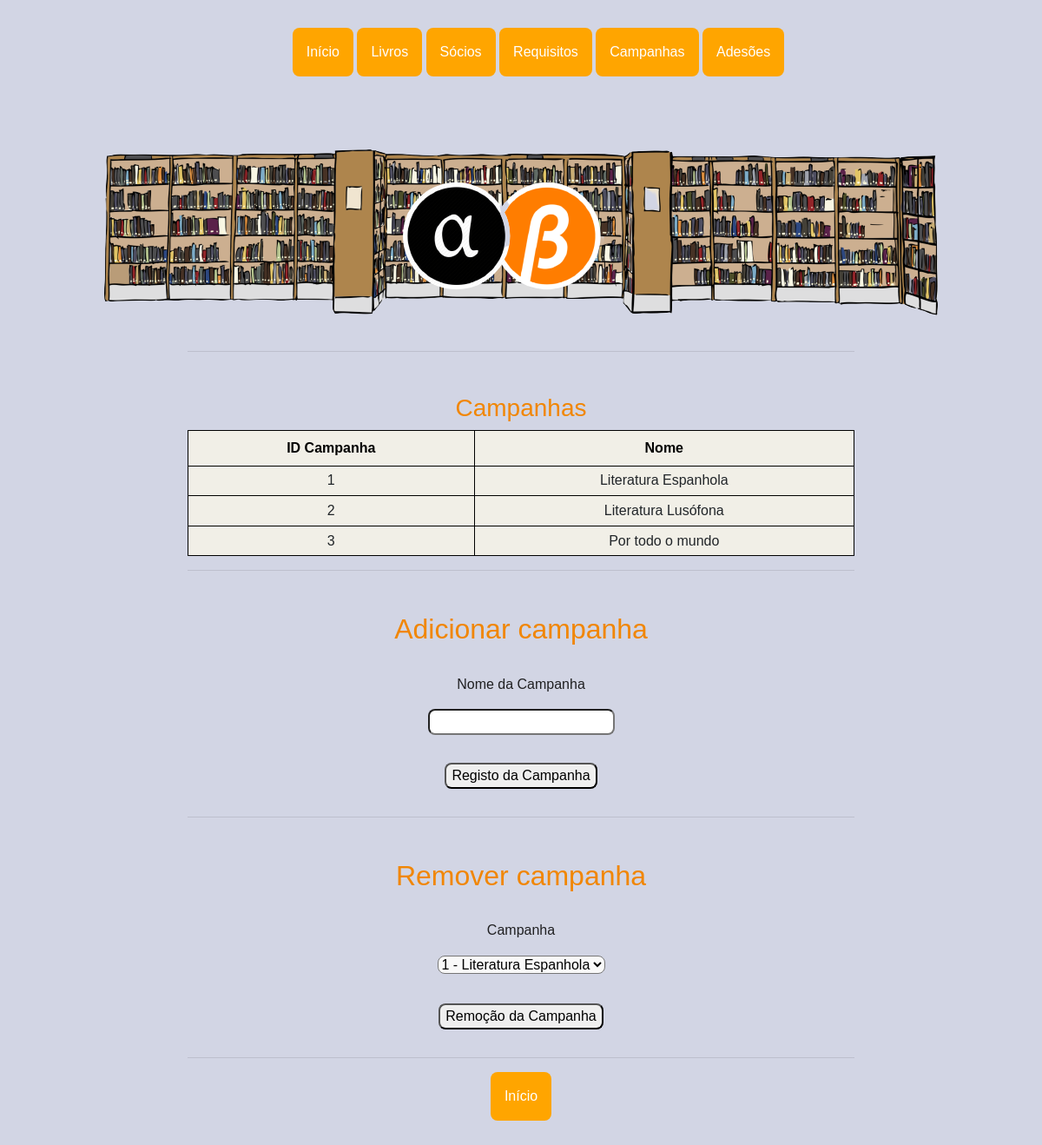
The app's page /campanhas, older data.
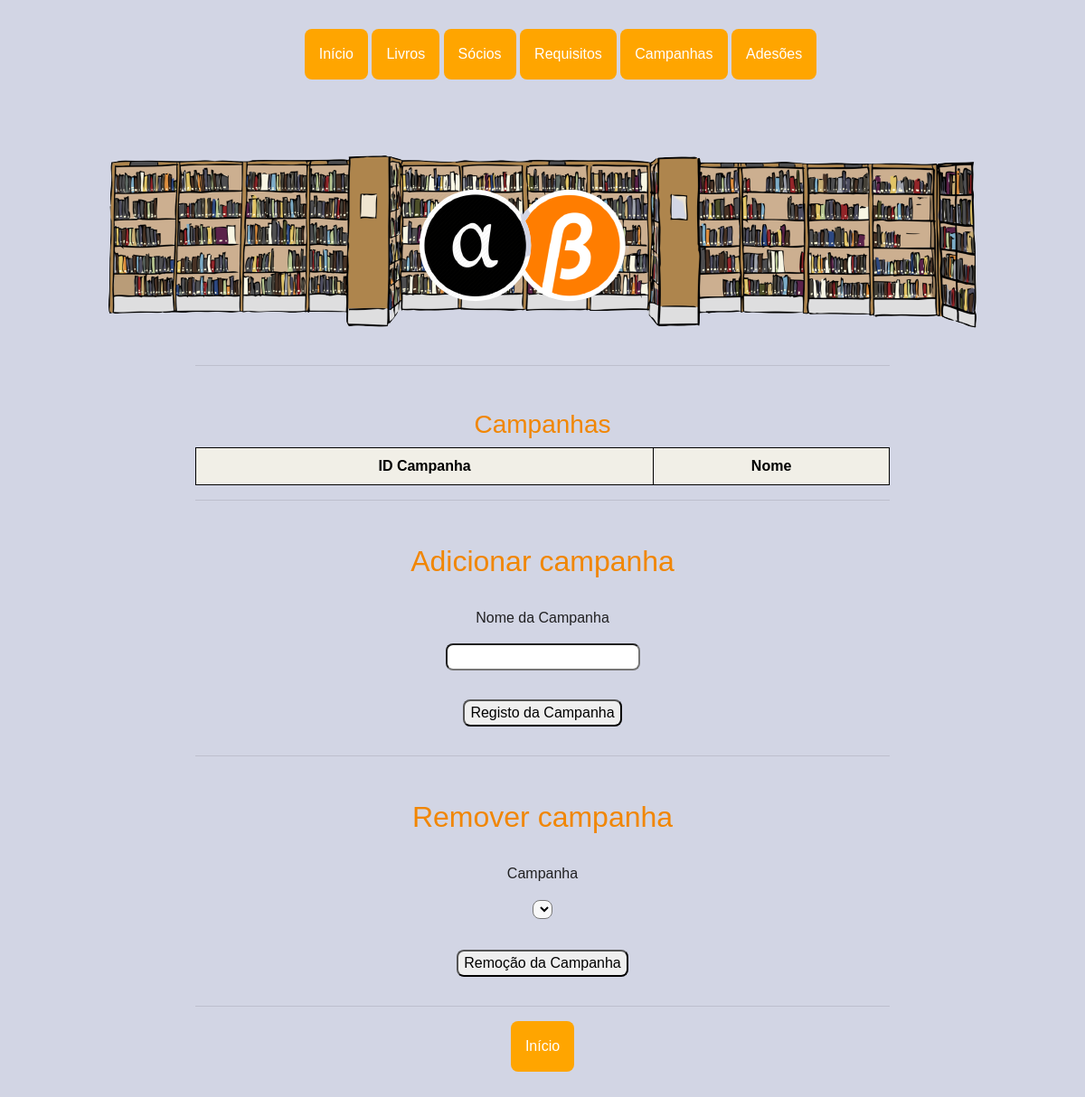
The same page, newer data.
### app.py (models this page shows)
class Campanha(db.Model):
    __tablename__ = 'campanha'
    id_camp = db.Column(db.Integer, primary_key=True)
    nome_camp = db.Column(db.String(150))

### app.py (the view)
@app.route('/campanhas', methods=['GET'])
def campanhas():
    campanhas = Campanha.query.all()
    return render_template('campanhas.html', campanhas=campanhas)

### templates/campanhas.html
{% extends "base.html"%} {%block title %}Campanhas - Biblioteca{%endblock%} {%block pic %}<img class="bgpic"
    src="{{ url_for('static', filename = 'imgs/bb.png') }}" alt="logo" />{%endblock%} {%block content%}
<h3>Campanhas</h3>
<table style="width:100%" class="pure-table pure-table-horizontal">
    <tr>
        <th>ID Campanha</th>
        <th>Nome</th>
    </tr>
    {% for camp in campanhas %}
    <tr>
        <td>{{camp.id_camp}}</td>
        <td>{{camp.nome_camp}}</td>
        {% endfor %}
</table>
<hr />
<h2>Adicionar campanha</h2>
<form action="/reg_camp" method="post">
    <p>Nome da Campanha</p>
    <input type="text" id="campa" name="campa" required="required" class="campa">
    <input type="submit" class="sub final" value="Registo da Campanha">
</form>
<hr />
<h2>Remover campanha</h2>
<form action="/del_camp" method="post">
    <p>Campanha</p>
    <select name="campa" id="campa">
        {% for c in campanhas %}
        <option value="{{ c.id_camp }}">{{c.id_camp}} - {{c.nome_camp}}</option>
        {% endfor %}
    </select>
    <input type="submit" class="sub final" value="Remoção da Campanha">
</form>
<hr />
<div class="dropdown">
    <li><a href="/"><button class="dropbtn botoes ">Início</button></a>
    </li>
</div>
{%endblock%}

Row changes from the older to the newer data that the page shows:
removed Campanha: id_camp "1", nome_camp "Literatura Espanhola"
removed Campanha: id_camp "2", nome_camp "Literatura Lusófona"
removed Campanha: id_camp "3", nome_camp "Por todo o mundo"
Text that changed along with them:
form field campa: "1 - Literatura Espanhola" → (not shown)
